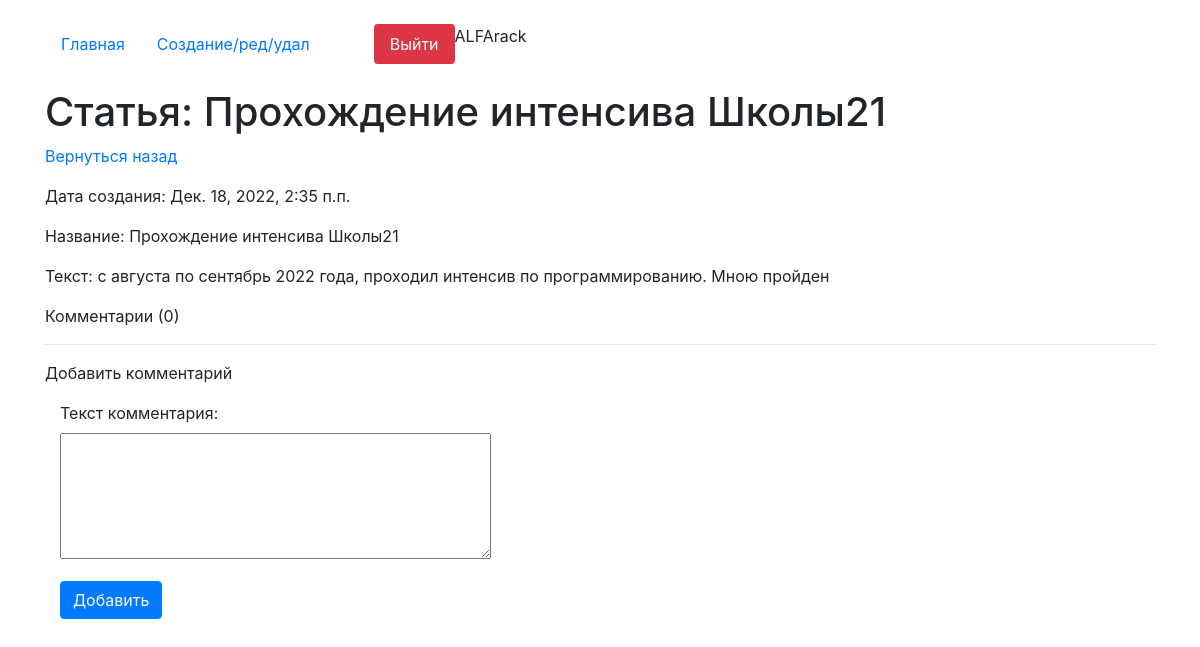
Page /detail/72 (signed in) on the committed database.
### core/models.py (models this page shows, shortened)
class Articles(models.Model):
    author = models.ForeignKey(User, on_delete = models.CASCADE, verbose_name='Владелец достижения', blank = True, null = True )
    create_date = models.DateTimeField(auto_now=True)
    name = models.CharField(max_length=200, verbose_name='Название')
    text = models.TextField(verbose_name='Текст')
    class Meta:
        verbose_name='Статью'
        verbose_name_plural='Статьи'

### core/views.py (the view, shortened to what this page needs)
# urls.py: path('detail/<int:pk>', views.HomeDetailView.as_view(), name='detail_page'),
class HomeDetailView(CustomSuccessMessageMixin, FormMixin, DetailView):
    model = Articles
    template_name = 'detail.html'
    context_object_name = 'get_article'
    form_class = CommentForm
    success_msg = 'Комментарий успешно создан, ожидайте модерации'

### core/forms.py
class CommentForm(forms.ModelForm):
    class Meta:
        model = Comments
        fields = ('text',)
    def __init__(self,*args,**kwargs):
        super().__init__(*args,**kwargs)
        for field in self.fields:
            self.fields[field].widget.attrs['class'] = 'form-control'
        self.fields['text'].widget = Textarea(attrs={'rows':5})

### core/models.py (called while the page is built)
    def get_queryset(self):
        return super().get_queryset().filter(Q(status=False, author = get_current_user()) | Q(status=False, article__author=get_current_user()) | Q(status=True))

### core/templates/detail.html (shortened to what this page needs)
{% extends 'index.html' %}
    {% block content %}
    <h1 class="mt-4">Статья: {{get_article.name}}</h1>
    <p><a href="/">Вернуться назад</a></p>
    <p>Дата создания:  {{get_article.create_date}}</p>
    <p>Название:  {{get_article.name}}</p>
    <p>Текст: {{get_article.text}}</p>
    <p>Комментарии ({{get_article.comments_articles.all.count}})</p>
    <hr>
    <p>Добавить комментарий</p>
    <div class="col-4">
        <form action="" id="add_form" method="post">
                {{form.as_p}}
        </form>
        <button form="add_form" type="submit" class="btn btn-primary">Добавить</button>
    </div>
{% endblock %}

### core/templates/index.html (shortened to what this page needs)
<!doctype html>
<html lang="en">
  <head>
    <link rel="stylesheet" href="https://stackpath.bootstrapcdn.com/bootstrap/4.4.1/css/bootstrap.min.css">
  </head>
  <body>
      <div class="container mt-4">
          <ul class="nav nav-pills">
  <li class="nav-item">
      {% url 'home' as url_home %}
    <a class="nav-link {% if url_home == request.path %}active{% endif %}" href="{{url_home}}">Главная</a>
  </li>
  <li class="nav-item">
      {% url 'edit_page' as url_edit_page %}
    <a class="nav-link {% if url_edit_page == request.path %}active{% endif %}" href="{{url_edit_page}}">Создание/ред/удал</a>
  </li>
  {% if request.user.is_authenticated %}
      <li class="nav-item">
        {% url 'logout_page' as url_logout_page %}
    <a class="nav-link btn-danger ml-5" href="{{url_logout_page}}">Выйти</a>
  </li>
  {% endif %}
{{request.user}}
</ul>
    {% block content %}{% endblock %}
</div>
  </body>
</html>

### rows in the picture
Articles: name "Прохождение интенсива Школы21", create_date "Дек. 18, 2022, 2:35 п.п.", text "с августа по сентябрь 2022 года, проходил интенсив по программированию. Мною пройден", comments_articles.all.count "0"

### other values in the picture
{{ request.user }} "ALFArack"
